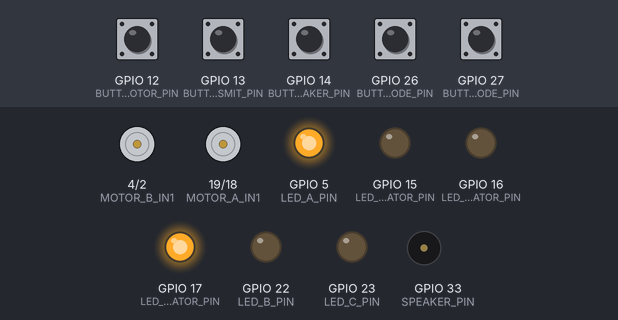
Bench run of a sketch on a simulated ESP32. Shown: motor-driver pin pairs drawn as motors (green arrow = first pin HIGH = forward, orange = second pin HIGH = backward, longer = more drive), output pins drawn as LEDs (lit = HIGH), buzzer (waves = sounding). Dashed ring = blinking. Inputs (shaded band) come from the test bench; at power-on: GPIO 12 (BUTTON_MOTOR_PIN), GPIO 13 (BUTTON_TRANSMIT_PIN), GPIO 14 (BUTTON_SPEAKER_PIN), GPIO 26 (BUTTON_NEXT_MODE_PIN), GPIO 27 (BUTTON_PREV_MODE_PIN) HIGH. WiFi joins after 1.5 s; servers stay silent unless stated; uploads are accepted with an empty reply; what the sketch prints to the serial monitor is not drawn.

Above: at 3.2 s.
3.3 s: GPIO 13 (BUTTON_TRANSMIT_PIN) pulled LOW for 0.15 s
At 4.9 s:
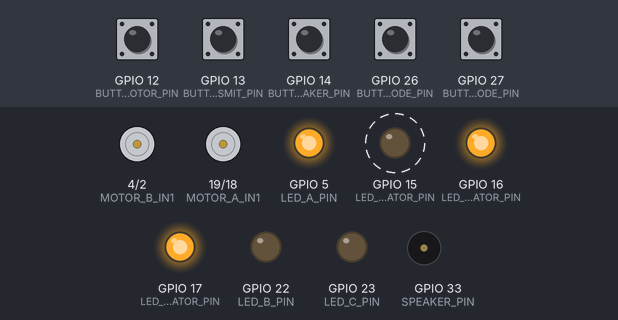
6.4 s: GPIO 12 (BUTTON_MOTOR_PIN) pulled LOW for 0.15 s
At 7.8 s:
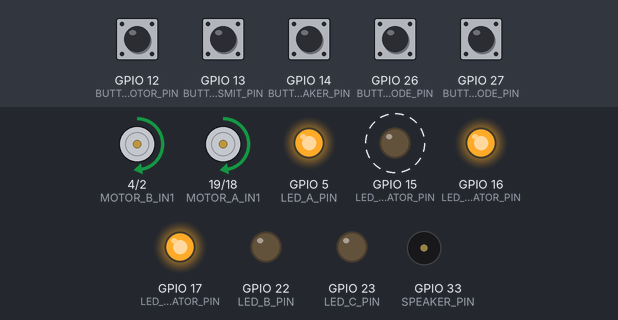
9.5 s: GPIO 26 (BUTTON_NEXT_MODE_PIN) pulled LOW for 0.15 s
At 10.2 s:
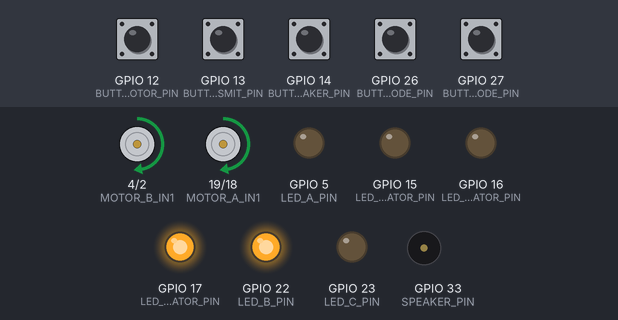
11.2 s: GPIO 14 (BUTTON_SPEAKER_PIN) pulled LOW for 0.15 s
At 12.6 s:
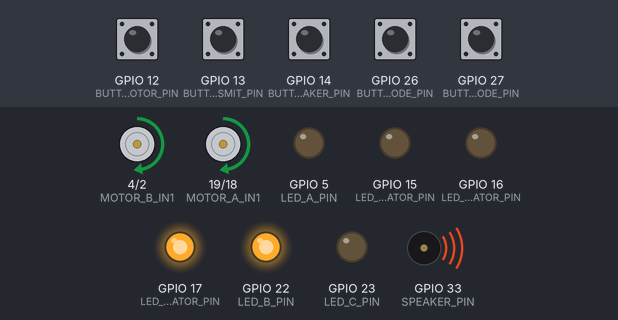
12.9 s: GPIO 27 (BUTTON_PREV_MODE_PIN) pulled LOW for 0.15 s
At 14.0 s:
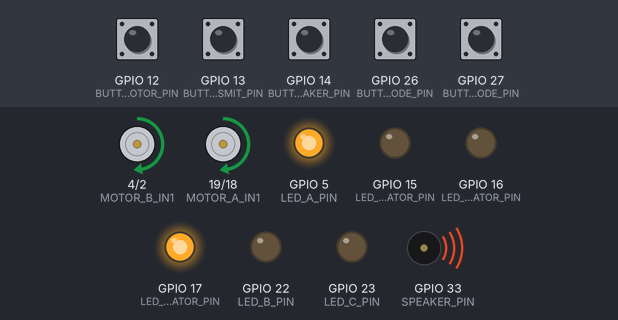
14.6 s: GPIO 12 (BUTTON_MOTOR_PIN) pulled LOW for 1 s
At 16.5 s:
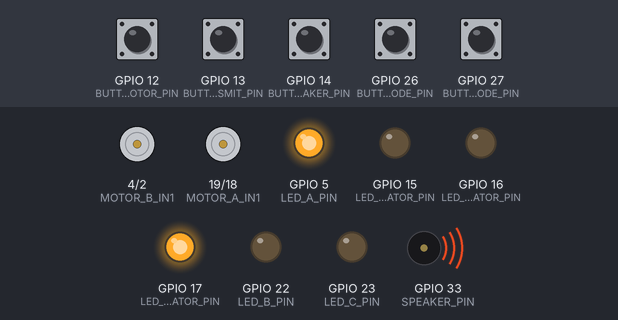
Timing chart, 0 to 18.0 s (numbered marks = the images above; inputs shaded):
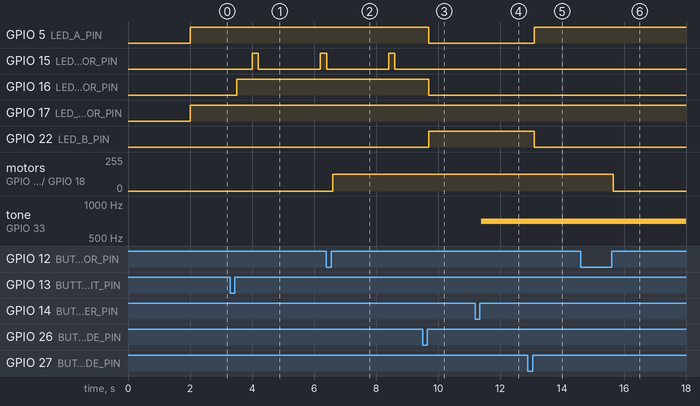

Measured:
- after the input at 3.3 s, GPIO 15 (LED_TRANSMIT_INDICATOR_PIN): LOW → HIGH after 0.70 s, → LOW 0.20 s later, → HIGH 2.0 s later; GPIO 16 (LED_READY_INDICATOR_PIN): LOW → HIGH after 0.20 s
- after the input at 6.4 s, motor on GPIO 4 (MOTOR_B_IN1) / GPIO 2 (MOTOR_B_IN2), motor on GPIO 19 (MOTOR_A_IN1) / GPIO 18 (MOTOR_A_IN2): stopped → forward 127/255 after 0.20 s
- after the input at 9.5 s, GPIO 5 (LED_A_PIN), GPIO 16 (LED_READY_INDICATOR_PIN): HIGH → LOW after 0.20 s; GPIO 15 (LED_TRANSMIT_INDICATOR_PIN): stays LOW (without the input it goes to HIGH after 1.1 s); GPIO 22 (LED_B_PIN): LOW → HIGH after 0.20 s
- after the input at 11.2 s, tone on GPIO 33 (SPEAKER_PIN): silent → 700 Hz after 0.20 s
- after the input at 12.9 s, GPIO 5 (LED_A_PIN): LOW → HIGH after 0.20 s; GPIO 22 (LED_B_PIN): HIGH → LOW after 0.20 s
- after the input at 14.6 s, motor on GPIO 4 (MOTOR_B_IN1) / GPIO 2 (MOTOR_B_IN2), motor on GPIO 19 (MOTOR_A_IN1) / GPIO 18 (MOTOR_A_IN2): forward 127/255 → stopped after 1.1 s

The sketch:

sistem_A_master.ino
```cpp
#include <esp_now.h>
#include <HTTPClient.h>
#include <WiFi.h>
#include "ArduinoJson.h"
#include "Button2.h"

// Pin konfigurasi motor
#define MOTOR_A_IN1 19
#define MOTOR_A_IN2 18
#define MOTOR_B_IN1 4
#define MOTOR_B_IN2 2
#define MAX_PWM_SPEED 2047 // Kecepatan maksimum motor

// Konfigurasi pin tombol
#define BUTTON_NEXT_MODE_PIN 26 // Tombol untuk mengontrol mode
#define BUTTON_PREV_MODE_PIN 27 // Tombol untuk mengontrol mode
#define BUTTON_SPEAKER_PIN 14   // Tombol untuk mengontrol mode
#define BUTTON_MOTOR_PIN 12     // Tombol untuk mengontrol motor
#define BUTTON_TRANSMIT_PIN 13  // Tombol untuk mengontrol transmisi data

// Konfigurasi pin speaker
#define SPEAKER_PIN 33

// Konfigurasi pin indikator LED (Green)
#define LED_TRANSMIT_INDICATOR_PIN 15

// Konfigurasi pin indikator mode (Red)
#define LED_WIFI_INDICATOR_PIN 17

#define LED_READY_INDICATOR_PIN 16

#define LED_A_PIN 5 // LSB
#define LED_B_PIN 22
#define LED_C_PIN 23 // MSB

// Status kontrol
uint8_t modeState = 1;           // Status mode
uint8_t speakerState = 0;        // Status frekuensi speaker
uint8_t motorState = 0;          // Status pergerakan motor
bool isTransmitReady = false;    // Flag untuk menentukan apakah data akan dikirim
bool isHeader = false;           // Falg untuk menentukan header atau bukan
uint16_t srcFrequency;

const uint16_t FREQUENCIES[5] = {0, 700, 800, 900, 1000};

// Konfigurasi WiFi dan server
const char *WIFI_SSID = "apaya";
const char *WIFI_PASSWORD = "241196221b";
const char *SERVER_URL = "https://script.google.com/macros/s/xxxxxxxxxxxxxxxxxxxxxxxxxxxxxxxxxxxxxxxxxxxx/exec";

String jsonString;

// ESP-NOW
typedef struct {
    double obsvFrequency = 0;
    float temperature = 0;
} ESPNowMessage;

ESPNowMessage espNowData; // Struct untuk menyimpan data dari ESP-NOW

Button2 buttonNextMode(BUTTON_NEXT_MODE_PIN, INPUT_PULLUP);
Button2 buttonPrevMode(BUTTON_PREV_MODE_PIN, INPUT_PULLUP);
Button2 buttonSpeaker(BUTTON_SPEAKER_PIN, INPUT_PULLUP);
Button2 buttonMotor(BUTTON_MOTOR_PIN, INPUT_PULLUP);
Button2 buttonTransmit(BUTTON_TRANSMIT_PIN, INPUT_PULLUP);

void setup() {
    Serial.begin(115200);

    pinMode(LED_TRANSMIT_INDICATOR_PIN, OUTPUT);
    pinMode(LED_READY_INDICATOR_PIN, OUTPUT);
    pinMode(LED_WIFI_INDICATOR_PIN, OUTPUT);
    pinMode(LED_A_PIN, OUTPUT);
    pinMode(LED_B_PIN, OUTPUT);
    pinMode(LED_C_PIN, OUTPUT);

    // Inisialisasi pin speaker
    ledcAttach(SPEAKER_PIN, 1000, 12);

    // Inisialisasi pin motor
    ledcAttach(MOTOR_A_IN1, 1000, 12);
    ledcAttach(MOTOR_A_IN2, 1000, 12);
    ledcAttach(MOTOR_B_IN1, 1000, 12);
    ledcAttach(MOTOR_B_IN2, 1000, 12);
    stopMotor();

    buttonNextMode.setDebounceTime(50);
    buttonPrevMode.setDebounceTime(50);
    buttonSpeaker.setDebounceTime(50);
    buttonMotor.setDebounceTime(50);
    buttonTransmit.setDebounceTime(50);

    buttonNextMode.setTapHandler([] (Button2 &btn) { handleMode(1); });
    buttonPrevMode.setTapHandler([] (Button2 &btn) { handleMode(-1); });
    buttonSpeaker.setTapHandler(handleSpeaker);
    buttonMotor.setTapHandler(handleMotor);
    buttonTransmit.setTapHandler(handleTransmit);

    // Koneksi WiFi
    connectToWiFi();

    // Inisialisasi ESP-NOW
    WiFi.mode(WIFI_STA);
    if (esp_now_init() != ESP_OK) {
        Serial.println("Gagal menginisialisasi ESP-NOW.");
        return;
    }
    esp_now_register_recv_cb(onESPNowDataReceived);

    displayMode();

    xTaskCreate(postTask, "PostTask", 5120, NULL, 1, NULL);
}

void loop() {
    buttonNextMode.loop();
    buttonPrevMode.loop();
    buttonSpeaker.loop();
    buttonMotor.loop();
    buttonTransmit.loop();

    displayMode();
    displayisTransmitReady();
    displayWiFiStatus();
}

// Fungsi callback untuk ESP-NOW
void onESPNowDataReceived(const esp_now_recv_info *info, const uint8_t *incomingData, int len) {
    memcpy(&espNowData, incomingData, sizeof(espNowData));
    Serial.printf("Frekuensi pendengar: %f Hz", espNowData.obsvFrequency);
    Serial.printf("Suhu: %f°C", espNowData.temperature);
    srcFrequency = FREQUENCIES[speakerState];

    // Buat payload JSON
    jsonString = createJsonPayload(
        modeState,                // Status mode saat ini
        espNowData.temperature,   // Suhu dari slave
        srcFrequency,             // Frekuensi speaker saat ini
        espNowData.obsvFrequency, // Frekuensi (terdengar) dari slave
        isHeader                  // Header atau bukan
    );
}

// Fungsi untuk menghubungkan ke WiFi
void connectToWiFi() {
    WiFi.begin(WIFI_SSID, WIFI_PASSWORD);
    while (WiFi.status() != WL_CONNECTED) {
        delay(1000);
        Serial.println("Menghubungkan ke WiFi...");
    }
    Serial.println("Terhubung ke WiFi.");
}

// Fungsi callback untuk buttonNextMode dan buttonPrevMode
void handleMode(uint8_t delta) {
    modeState = (modeState + delta + 8) % 8;
    isTransmitReady = false;
    Serial.printf("Mode transmisi saat ini: %d", modeState);
}

// Fungsi callback untuk buttonSpeaker
void handleSpeaker(Button2 &btn) {
    speakerState = (speakerState + 1) % 5;
    ledcWriteTone(SPEAKER_PIN, FREQUENCIES[speakerState]);
    Serial.printf("Frekuensi speaker saat ini: %d", FREQUENCIES[speakerState]);
}

// Fungsi callback untuk buttonMotor
void handleMotor(Button2 &btn) {
    motorState = (motorState + 1) % 4;
    Serial.printf("Mode motor saat ini: %d", motorState);

    switch (motorState) {
        case 0: stopMotor(); break;
        case 1: moveForward(); break;
        case 2: stopMotor(); break;
        case 3: moveBackward(); break;
    }
}

// Fungsi callback untuk buttonTrasmit
void handleTransmit(Button2 &btn) {
    isTransmitReady = !isTransmitReady;
    isHeader = true;
    Serial.print("Ready? ");
    Serial.println(isTransmitReady ? "Ya" : "Tidak");
}

// Fungsi untuk indikator mode
void displayMode() {
    digitalWrite(LED_A_PIN, (modeState & 0x01));
    digitalWrite(LED_B_PIN, (modeState >> 1) & 0x01);
    digitalWrite(LED_C_PIN, (modeState >> 2) & 0x01);
}

// Fungsi untuk indikator isTransmitReady
void displayisTransmitReady() {
    digitalWrite(LED_READY_INDICATOR_PIN, isTransmitReady ? HIGH : LOW);
}

// Fungsi untuk indikator isTransmitReady
void displayWiFiStatus() {
    digitalWrite(LED_WIFI_INDICATOR_PIN, (WiFi.status() == WL_CONNECTED) ? HIGH : LOW);
}

// Fungsi motor maju
void moveForward() {
    ledcWrite(MOTOR_A_IN1, MAX_PWM_SPEED);
    ledcWrite(MOTOR_A_IN2, 0);
    ledcWrite(MOTOR_B_IN1, MAX_PWM_SPEED);
    ledcWrite(MOTOR_B_IN2, 0);
    Serial.println("Motor maju");
}

// Fungsi motor mundur
void moveBackward() {
    ledcWrite(MOTOR_A_IN1, 0);
    ledcWrite(MOTOR_A_IN2, MAX_PWM_SPEED);
    ledcWrite(MOTOR_B_IN1, 0);
    ledcWrite(MOTOR_B_IN2, MAX_PWM_SPEED);
    Serial.println("Motor mundur");
}

// Fungsi motor berhenti
void stopMotor() {
    ledcWrite(MOTOR_A_IN1, 0);
    ledcWrite(MOTOR_A_IN2, 0);
    ledcWrite(MOTOR_B_IN1, 0);
    ledcWrite(MOTOR_B_IN2, 0);
    Serial.println("Motor berhenti");
}

// Fungsi untuk membuat payload JSON
String createJsonPayload(uint8_t mode, float temp, uint16_t srcFreq, double obsvFreq, bool header) {
    StaticJsonDocument<200> jsonPayload;
    jsonPayload["mode"] = String(mode);
    jsonPayload["temp"] = temp;
    jsonPayload["src"] = srcFreq;
    jsonPayload["obsv"] = obsvFreq;
    jsonPayload["reset"] = header;

    String jsonString;
    serializeJson(jsonPayload, jsonString);
    return jsonString;
}

// Fungsi POST untuk dijalankan di task RTOS
void postTask(void *parameter) {
    while (true) {
        if (isTransmitReady && WiFi.status() == WL_CONNECTED) {
            if (isHeader) {
                isHeader = false;
            }
            Serial.println("Mengirim POST...");

            digitalWrite(LED_TRANSMIT_INDICATOR_PIN, HIGH);
            HTTPClient http;
            http.begin(SERVER_URL);
            http.addHeader("Content-Type", "application/json; charset=UTF-8");

            int httpResponseCode = http.POST(jsonString);
            if (httpResponseCode > 0) {
                String response = http.getString();
                Serial.println("Kode respons HTTP: " + String(httpResponseCode));
                Serial.println("Respons: " + response);
            } else {
                Serial.println("Gagal mengirim data: " + String(httpResponseCode));
            }
            http.end();
            digitalWrite(LED_TRANSMIT_INDICATOR_PIN, LOW);
        }
        vTaskDelay(2000 / portTICK_PERIOD_MS); // Jeda untuk efisiensi CPU
    }
}
```
